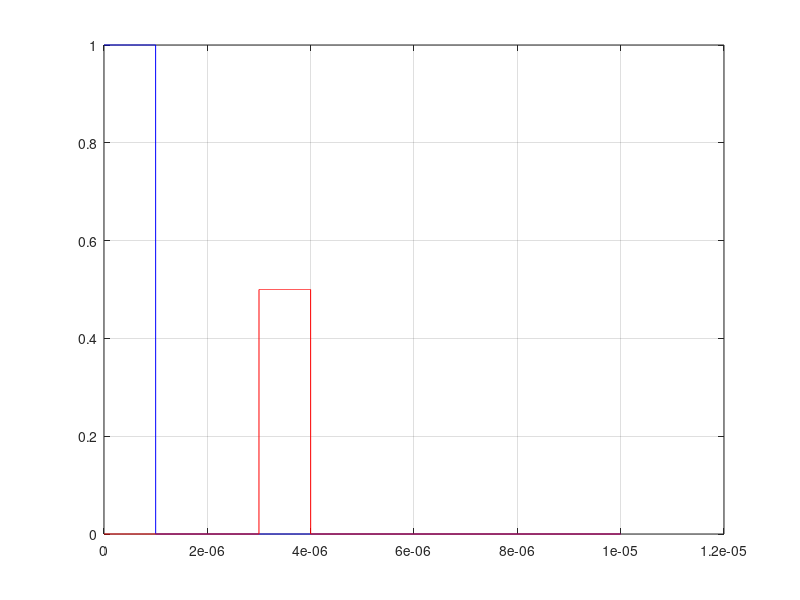

Here is the MATLAB script that generated this plot: (Note: this script raises an error after producing the figure.)
%Part2: generate signal
ts=1e-9;
T=1e-5;
tau=1e-6;
t=0:ts:T;
index=round(tau/ts);
sentSignal=zeros(size(t));
sentSignal(1:index)=1;

figure;
plot(t,sentSignal,'b');
grid on;

%generate recieved signal
c=3e8;
R=450;
td=3e-6;
startIndex=round(td/ts);
recievedSignal=zeros(size(t));
recievedSignal(startIndex+1:startIndex+index)=0.5;
hold on;
plot(t,recievedSignal,'r');

findR = p2func(sentSignal, recievedSignal);

fprintf('calculated distance: %f', findR);

%Part2_3 add noise
noisePower=0:0.1:5;
estimationError=zeros(size(noisePower));

for i=1:size(noisePower,2)
    sumEstimationError = 0;
    for j=1:100
        noise = noisePower(i) * randn(size(recievedSignal));
        generateNoisySignal = recievedSignal + noise;
        estimation = p2func(sentSignal, generateNoisySignal);
        sumEstimationError = sumEstimationError + abs(estimation-450);
    end
    estimationError(i)=sumEstimationError/100;
end

figure;
plot(noisePower, estimationError);
xlabel('Noise Power(Based On Standard Deviation)');
ylabel('estimation Error(m)');
grid on;